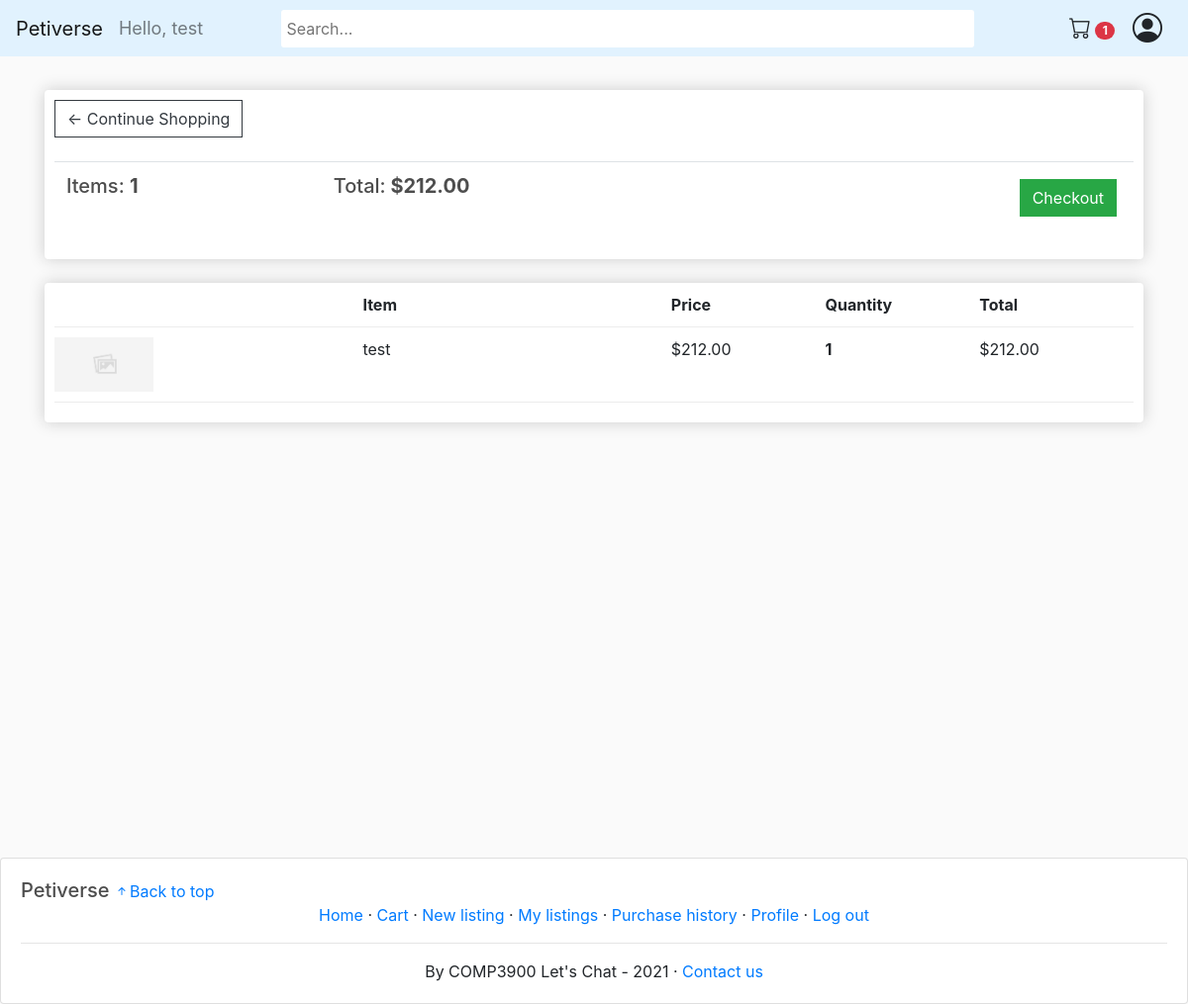
The page /cart/ (signed in) on the database its author committed.
### store/models.py (models this page shows, shortened)
class Customer(models.Model):
    user = models.OneToOneField(User, null=True, blank=True, on_delete=models.CASCADE)
    nickname = models.CharField(max_length=200, null=True)
    email = models.EmailField(max_length=254)
    contactNo = models.CharField(max_length=200, null=True)
    image = models.ImageField(default='../images/user_icon.png', upload_to='../images')
    trusted = models.BooleanField(default=False)

class Order(models.Model):
	customer = models.ForeignKey(Customer, on_delete=models.SET_NULL, null=True, blank=True)
	date_ordered = models.DateTimeField(auto_now_add=True)
	complete = models.BooleanField(default=False)
	transaction_id = models.CharField(max_length=100, null=True)
	@property
	def get_cart_total(self):
		orderitems = self.orderitem_set.all()
		total = sum([item.get_total for item in orderitems])
		return total
	@property
	def get_cart_items(self):
		orderitems = self.orderitem_set.all()
		total = sum([item.quantity for item in orderitems])
		return total

class OrderItem(models.Model):
	product = models.ForeignKey(Product, on_delete=models.SET_NULL, null=True)
	order = models.ForeignKey(Order, on_delete=models.SET_NULL, null=True)
	quantity = models.IntegerField(default=0, null=True, blank=True)
	date_added = models.DateTimeField(auto_now_add=True)
	@property
	def get_total(self):
		if self.product.selling_type == "sale":
			total = self.product.price * self.quantity
		else:
			total = self.product.starting_bid
		return total

class Product(models.Model):
    name = models.CharField(max_length=200)
    selling_type = models.CharField(max_length=10, choices=SELLING_CHOICES, default='sale')
    price = models.DecimalField(max_digits=30, decimal_places=2)
    starting_bid = models.DecimalField(max_digits=30, decimal_places=2, default=0)
    end_date = models.DateTimeField(default=timezone.now, blank=True, null=True)
    highest_bidder = models.ForeignKey(Customer, on_delete=models.CASCADE, null=True, blank=True, related_name='highest_bidder')
    remaining_unit = models.IntegerField()
    sold_unit = models.IntegerField(default=0)
    isAnimal = models.BooleanField(default=False,null=True, blank=True)
    description = models.TextField(max_length=1000)
    image = models.ImageField(null=True, blank=True)
    warranty = models.CharField(max_length=200, null=True)
    delivery_period = models.DurationField()
    seller = models.ForeignKey(Customer, on_delete=models.CASCADE, null=True, blank=True)
    tags = TaggableManager()
    slug_str = models.SlugField(blank=True)
    is_active = models.BooleanField(default=True)
    @property
    def imageURL(self):
        try:
            url = self.image.url
        except:
            url = no_image_url
        return url

### store/views.py (the view)
# urls.py: path('cart/', views.cart, name="cart"),
def cart(request):
    if request.user.is_authenticated:
        customer = request.user.customer
        order, created = Order.objects.get_or_create(customer=customer, complete=False)
        items = order.orderitem_set.all()
        cartItems = order.get_cart_items
    else:
        items = []
        order = {'get_cart_total':0, 'get_cart_items':0}
        cartItems = order.get('get_cart_items')
    context = {'items':items, 'order':order, 'cartItems':cartItems}
    return render(request, 'store/cart.html', context)

### store/templates/store/cart.html (shortened to what this page needs)
{% extends 'store/main.html' %}
{% load static %}
{% block content %}
	<div class="row">
		<div class="col-lg-12">
			<div class="box-element">
				<a  class="btn btn-outline-dark" href="{% url 'store' %}">&#x2190; Continue Shopping</a>
				<br>
				<br>
				<table class="table">
					<tr>
						<th><h5>Items: <strong>{{order.get_cart_items}}</strong></h5></th>
						<th><h5>Total:<strong> ${{order.get_cart_total|floatformat:2}}</strong></h5></th>
						<th>
							<a  style="float:right; margin:5px;" class="btn btn-success" href="{% url 'checkout' %}">Checkout</a>
						</th>
					</tr>
				</table>
			</div>
			<br>
			<div class="box-element">
				<div class="cart-row">
					<div style="flex:2"></div>
					<div style="flex:2"><strong>Item</strong></div>
					<div style="flex:1"><strong>Price</strong></div>
					<div style="flex:1"><strong>Quantity</strong></div>
					<div style="flex:1"><strong>Total</strong></div>
				</div>
				{% for item in items %}
				<div class="cart-row">
					<div style="flex:2"><img class="row-image" src="{{item.product.imageURL}}"></div>
					<div style="flex:2"><p>{{item.product.name}}</p></div>
					{% if item.product.selling_type == "sale" %}
						<div style="flex:1"><p>${{item.product.price|floatformat:2}}</p></div>
					{% else %}
						<div style="flex:1"><p>${{item.product.starting_bid|floatformat:2}}</p></div>
					{% endif %}
					<div style="flex:1">
						<p class="quantity">{{item.quantity}}</p>
					</div>
					<div style="flex:1"><p>${{item.get_total|floatformat:2}}</p></div>
				</div>
				{% endfor %}
			</div>
		</div>
	</div>
{% endblock content %}

### store/templates/store/main.html (shortened to what this page needs)
<!DOCTYPE html>
{% load static %}
<html>
<head>
	<link rel="stylesheet" href="https://stackpath.bootstrapcdn.com/bootstrap/4.4.1/css/bootstrap.min.css">
	<link rel="stylesheet" type="text/css" href="{% static 'css/main.css' %}">
</head>
<body>
	<nav class="navbar sticky-top navbar-expand-lg navbar-light bg-light" style="padding-top:5px;padding-bottom:5px;">
		<a class="navbar-brand" href="{% url 'store' %}">Petiverse</a>
		<div class="navbar-collapse collapse w-100 order-0 order-md-0 dual-collapse2">
			<ul class="navbar-nav mr-auto">
				<li class="nav-item active">
				  {% if request.user.is_authenticated %}
					  <span class="hello-msg navbar-text">Hello, {{request.user.customer.nickname}}</span>
				  {% endif %}
				</li>
			  </ul>
		</div>
		<div class="mx-auto order-1">
	        <form action="{% url 'search_result' %}" method="get">
	        	<input class="search_bar"  name = "q" type="text" placeholder="Search...", style="border-radius:3px !important; border:none; min-height:38px !important; padding-left:5px;">
	        </form>
		</div>
		<div class="navbar-collapse collapse w-100 order-2 dual-collapse2">
			<ul class="navbar-nav ml-auto">
				{% if request.user.is_authenticated %}
				<li class="nav-item">
					<a class="btn" href="{% url 'cart' %}"><i class="bi-cart" style="font-size:22px;"></i> <span class="badge badge-pill badge-danger">{{cartItems}}</span></a>
				</li>
				{% endif %}
			</ul>
			{% if request.user.is_authenticated %}
				<div class="dropdown">
					<i class="bi-person-circle" id="user-icon" onclick="toggleDropdown()" ></i>
				</div>
			{% endif %}
		</div>
	</nav>
     <div class="container">
            <br>
            {% block content %}
            {% endblock content %}
         </div>
	<footer class="card">
		<div>
			<h5 style="display:inline;">Petiverse</h5>
			<a href="#" style="display:inline;"><i class="bi-arrow-up-short"></i>Back to top</a>
		</div>
		<div style="text-align:center;">
			<a href="/">Home</a>
			&middot
			{% if request.user.is_authenticated %}
				<a href="{% url 'cart' %}">Cart</a>
				&middot
				<a href="{% url 'new_product' %}">New listing</a>
				&middot
				<a href="{% url 'my_listings' %}">My listings</a>
				&middot
				<a href="{% url 'purchase_history' %}">Purchase history</a>
				&middot
				<a href="{% url 'user_profile' %}">Profile</a>
				&middot
				<a href="{% url 'logout' %}">Log out</a>
			{% else %}
				<a href="{% url 'login' %}">Log in</a>
				&middot
				<a href="{% url 'signup' %}">Sign up</a>
			{% endif %}
		</div>
		<hr>
		<div style="text-align:center;">
			By COMP3900 Let's Chat - 2021
			&middot
			<a href="mailto:unswcomp3900@gmail.com">Contact us</a>
		</div>
	</footer>
</body>
</html>

### static/css/main.css (style rules this page uses)
body { background-color: hsl(0, 0%, 98%); }
h1, h2, h3, h4, h5, h6 { color: hsl(0, 0%, 30%); }
footer { padding: 20px; margin-top: 10px; justify-content: center; position: absolute; width: 100%; }
.container { min-height: 100vh; position: relative; }
.box-element { box-shadow: hsl(0, 0%, 80%) 0 0 16px; background-color: #fff; border-radius: 4px; padding: 10px; }
.bg-light { background-color: #e1f2fe!important; }
.dropdown { position: relative; display: inline-block; }
.search_bar { width: 700px; margin-right: 35px; }
#user-icon { width: 30px; display: inline-block; margin-left:5px; margin-right:10px; font-size:30px; }
.col-lg-4, .col-lg-6, .col-lg-8, .col-lg-12 { margin-top: 10px; }
.btn { border-radius: 0; }
.row-image { width: 100px; }
.cart-row { display: flex; align-items: flex-stretch; padding-bottom: 10px; margin-bottom: 10px; border-bottom: 1px solid #ececec; }
.quantity { display: inline-block; font-weight: 700; padding-right: 10px; }
.hello-msg { font-size: 18px; color: #fff; margin-right: 20px; }
:root { --color: #AA8F66; }

### rows shown on the page
Order: get_cart_items "1", get_cart_total "212.00"
OrderItem: product.name "test", product.starting_bid "212.00", quantity "1", get_total "212.00"

### other values the page prints
{{ request.user.customer.nickname }} "test"
{{ cartItems }} "1"
